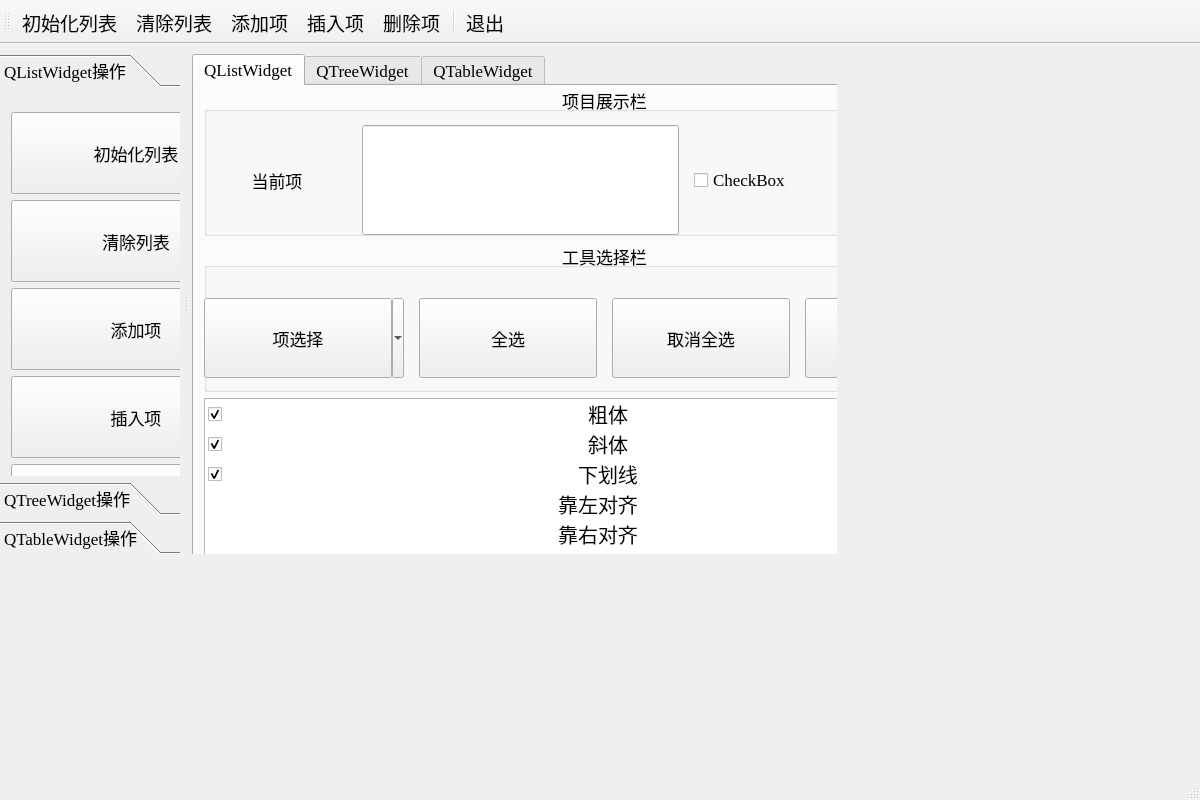
<?xml version="1.0" encoding="UTF-8"?>
<ui version="4.0">
 <class>QMyListWidget</class>
 <widget class="QMainWindow" name="QMyListWidget">
  <property name="geometry">
   <rect>
    <x>0</x>
    <y>0</y>
    <width>1200</width>
    <height>800</height>
   </rect>
  </property>
  <property name="minimumSize">
   <size>
    <width>1200</width>
    <height>800</height>
   </size>
  </property>
  <property name="windowTitle">
   <string>QMyListWidget</string>
  </property>
  <property name="toolButtonStyle">
   <enum>Qt::ToolButtonTextOnly</enum>
  </property>
  <widget class="QWidget" name="centralwidget">
   <widget class="QSplitter" name="splitter">
    <property name="geometry">
     <rect>
      <x>0</x>
      <y>10</y>
      <width>837</width>
      <height>500</height>
     </rect>
    </property>
    <property name="minimumSize">
     <size>
      <width>800</width>
      <height>493</height>
     </size>
    </property>
    <property name="orientation">
     <enum>Qt::Horizontal</enum>
    </property>
    <property name="handleWidth">
     <number>12</number>
    </property>
    <widget class="QToolBox" name="toolBox">
     <property name="minimumSize">
      <size>
       <width>180</width>
       <height>400</height>
      </size>
     </property>
     <property name="font">
      <font>
       <family>Times New Roman</family>
       <pointsize>13</pointsize>
      </font>
     </property>
     <property name="currentIndex">
      <number>0</number>
     </property>
     <widget class="QWidget" name="Qlistwidget">
      <property name="geometry">
       <rect>
        <x>0</x>
        <y>0</y>
        <width>180</width>
        <height>401</height>
       </rect>
      </property>
      <attribute name="icon">
       <iconset resource="QMyListWidget.qrc">
        <normaloff>:/images/images/122.bmp</normaloff>:/images/images/122.bmp</iconset>
      </attribute>
      <attribute name="label">
       <string>QListWidget操作</string>
      </attribute>
      <widget class="QWidget" name="layoutWidget">
       <property name="geometry">
        <rect>
         <x>11</x>
         <y>19</y>
         <width>260</width>
         <height>439</height>
        </rect>
       </property>
       <layout class="QVBoxLayout" name="verticalLayout">
        <property name="leftMargin">
         <number>0</number>
        </property>
        <property name="topMargin">
         <number>0</number>
        </property>
        <item>
         <widget class="QToolButton" name="btn_initial">
          <property name="minimumSize">
           <size>
            <width>250</width>
            <height>82</height>
           </size>
          </property>
          <property name="text">
           <string>初始化列表</string>
          </property>
          <property name="icon">
           <iconset resource="QMyListWidget.qrc">
            <normaloff>:/images/images/128.bmp</normaloff>:/images/images/128.bmp</iconset>
          </property>
          <property name="iconSize">
           <size>
            <width>30</width>
            <height>30</height>
           </size>
          </property>
          <property name="toolButtonStyle">
           <enum>Qt::ToolButtonTextBesideIcon</enum>
          </property>
         </widget>
        </item>
        <item>
         <widget class="QToolButton" name="btn_clear">
          <property name="minimumSize">
           <size>
            <width>250</width>
            <height>82</height>
           </size>
          </property>
          <property name="text">
           <string>清除列表</string>
          </property>
          <property name="icon">
           <iconset resource="QMyListWidget.qrc">
            <normaloff>:/images/images/131.bmp</normaloff>:/images/images/131.bmp</iconset>
          </property>
          <property name="iconSize">
           <size>
            <width>30</width>
            <height>30</height>
           </size>
          </property>
          <property name="toolButtonStyle">
           <enum>Qt::ToolButtonTextBesideIcon</enum>
          </property>
         </widget>
        </item>
        <item>
         <widget class="QToolButton" name="btn_additem">
          <property name="minimumSize">
           <size>
            <width>250</width>
            <height>82</height>
           </size>
          </property>
          <property name="text">
           <string>添加项</string>
          </property>
          <property name="icon">
           <iconset resource="QMyListWidget.qrc">
            <normaloff>:/images/images/316.bmp</normaloff>:/images/images/316.bmp</iconset>
          </property>
          <property name="iconSize">
           <size>
            <width>30</width>
            <height>30</height>
           </size>
          </property>
          <property name="toolButtonStyle">
           <enum>Qt::ToolButtonTextBesideIcon</enum>
          </property>
         </widget>
        </item>
        <item>
         <widget class="QToolButton" name="btn_insertitem">
          <property name="minimumSize">
           <size>
            <width>250</width>
            <height>82</height>
           </size>
          </property>
          <property name="text">
           <string>插入项</string>
          </property>
          <property name="icon">
           <iconset resource="QMyListWidget.qrc">
            <normaloff>:/images/images/101.bmp</normaloff>:/images/images/101.bmp</iconset>
          </property>
          <property name="iconSize">
           <size>
            <width>30</width>
            <height>30</height>
           </size>
          </property>
          <property name="toolButtonStyle">
           <enum>Qt::ToolButtonTextBesideIcon</enum>
          </property>
         </widget>
        </item>
        <item>
         <widget class="QToolButton" name="btn_deleteitem">
          <property name="minimumSize">
           <size>
            <width>250</width>
            <height>82</height>
           </size>
          </property>
          <property name="text">
           <string>删除项</string>
          </property>
          <property name="icon">
           <iconset resource="QMyListWidget.qrc">
            <normaloff>:/images/images/318.bmp</normaloff>:/images/images/318.bmp</iconset>
          </property>
          <property name="iconSize">
           <size>
            <width>30</width>
            <height>30</height>
           </size>
          </property>
          <property name="toolButtonStyle">
           <enum>Qt::ToolButtonTextBesideIcon</enum>
          </property>
         </widget>
        </item>
       </layout>
      </widget>
     </widget>
     <widget class="QWidget" name="Qtreewidget">
      <property name="geometry">
       <rect>
        <x>0</x>
        <y>0</y>
        <width>180</width>
        <height>401</height>
       </rect>
      </property>
      <attribute name="icon">
       <iconset resource="QMyListWidget.qrc">
        <normaloff>:/images/images/122.bmp</normaloff>:/images/images/122.bmp</iconset>
      </attribute>
      <attribute name="label">
       <string>QTreeWidget操作</string>
      </attribute>
     </widget>
     <widget class="QWidget" name="Qtablewifget">
      <property name="geometry">
       <rect>
        <x>0</x>
        <y>0</y>
        <width>180</width>
        <height>401</height>
       </rect>
      </property>
      <attribute name="icon">
       <iconset resource="QMyListWidget.qrc">
        <normaloff>:/images/images/122.bmp</normaloff>:/images/images/122.bmp</iconset>
      </attribute>
      <attribute name="label">
       <string>QTableWidget操作</string>
      </attribute>
     </widget>
    </widget>
    <widget class="QTabWidget" name="tabWidget">
     <property name="minimumSize">
      <size>
       <width>671</width>
       <height>514</height>
      </size>
     </property>
     <property name="font">
      <font>
       <family>Times New Roman</family>
       <pointsize>13</pointsize>
      </font>
     </property>
     <property name="currentIndex">
      <number>0</number>
     </property>
     <widget class="QWidget" name="Qlistwidget">
      <attribute name="icon">
       <iconset resource="QMyListWidget.qrc">
        <normaloff>:/images/images/29.ico</normaloff>:/images/images/29.ico</iconset>
      </attribute>
      <attribute name="title">
       <string>QListWidget</string>
      </attribute>
      <widget class="QWidget" name="layoutWidget">
       <property name="geometry">
        <rect>
         <x>10</x>
         <y>0</y>
         <width>802</width>
         <height>589</height>
        </rect>
       </property>
       <layout class="QVBoxLayout" name="verticalLayout_2">
        <item>
         <widget class="QGroupBox" name="itemshow">
          <property name="minimumSize">
           <size>
            <width>560</width>
            <height>150</height>
           </size>
          </property>
          <property name="title">
           <string>项目展示栏</string>
          </property>
          <property name="alignment">
           <set>Qt::AlignCenter</set>
          </property>
          <widget class="QWidget" name="layoutWidget">
           <property name="geometry">
            <rect>
             <x>0</x>
             <y>30</y>
             <width>631</width>
             <height>132</height>
            </rect>
           </property>
           <layout class="QHBoxLayout" name="horizontalLayout">
            <property name="spacing">
             <number>15</number>
            </property>
            <property name="sizeConstraint">
             <enum>QLayout::SetFixedSize</enum>
            </property>
            <property name="leftMargin">
             <number>3</number>
            </property>
            <property name="topMargin">
             <number>9</number>
            </property>
            <property name="rightMargin">
             <number>0</number>
            </property>
            <property name="bottomMargin">
             <number>10</number>
            </property>
            <item>
             <widget class="QLabel" name="label">
              <property name="minimumSize">
               <size>
                <width>140</width>
                <height>70</height>
               </size>
              </property>
              <property name="text">
               <string>当前项</string>
              </property>
              <property name="alignment">
               <set>Qt::AlignCenter</set>
              </property>
             </widget>
            </item>
            <item>
             <widget class="QLineEdit" name="lineEdit">
              <property name="minimumSize">
               <size>
                <width>317</width>
                <height>110</height>
               </size>
              </property>
              <property name="alignment">
               <set>Qt::AlignCenter</set>
              </property>
             </widget>
            </item>
            <item>
             <widget class="QCheckBox" name="checkBox">
              <property name="minimumSize">
               <size>
                <width>140</width>
                <height>70</height>
               </size>
              </property>
              <property name="text">
               <string>CheckBox</string>
              </property>
              <property name="icon">
               <iconset resource="QMyListWidget.qrc">
                <normaloff>:/images/images/322.bmp</normaloff>:/images/images/322.bmp</iconset>
              </property>
              <property name="iconSize">
               <size>
                <width>16</width>
                <height>16</height>
               </size>
              </property>
             </widget>
            </item>
           </layout>
          </widget>
         </widget>
        </item>
        <item>
         <widget class="QGroupBox" name="toolshow">
          <property name="minimumSize">
           <size>
            <width>560</width>
            <height>150</height>
           </size>
          </property>
          <property name="title">
           <string>工具选择栏</string>
          </property>
          <property name="alignment">
           <set>Qt::AlignCenter</set>
          </property>
          <widget class="QWidget" name="layoutWidget">
           <property name="geometry">
            <rect>
             <x>0</x>
             <y>30</y>
             <width>781</width>
             <height>108</height>
            </rect>
           </property>
           <layout class="QHBoxLayout" name="horizontalLayout_2">
            <property name="spacing">
             <number>15</number>
            </property>
            <property name="leftMargin">
             <number>0</number>
            </property>
            <property name="topMargin">
             <number>25</number>
            </property>
            <item>
             <widget class="QToolButton" name="btn_selectitem">
              <property name="minimumSize">
               <size>
                <width>200</width>
                <height>80</height>
               </size>
              </property>
              <property name="text">
               <string>项选择</string>
              </property>
              <property name="icon">
               <iconset resource="QMyListWidget.qrc">
                <normaloff>:/images/images/130.bmp</normaloff>:/images/images/130.bmp</iconset>
              </property>
              <property name="iconSize">
               <size>
                <width>30</width>
                <height>30</height>
               </size>
              </property>
              <property name="popupMode">
               <enum>QToolButton::MenuButtonPopup</enum>
              </property>
              <property name="toolButtonStyle">
               <enum>Qt::ToolButtonTextBesideIcon</enum>
              </property>
             </widget>
            </item>
            <item>
             <widget class="QToolButton" name="btn_selectall">
              <property name="minimumSize">
               <size>
                <width>178</width>
                <height>80</height>
               </size>
              </property>
              <property name="text">
               <string>全选</string>
              </property>
              <property name="icon">
               <iconset resource="QMyListWidget.qrc">
                <normaloff>:/images/images/412.bmp</normaloff>:/images/images/412.bmp</iconset>
              </property>
              <property name="iconSize">
               <size>
                <width>30</width>
                <height>30</height>
               </size>
              </property>
              <property name="toolButtonStyle">
               <enum>Qt::ToolButtonTextBesideIcon</enum>
              </property>
             </widget>
            </item>
            <item>
             <widget class="QToolButton" name="btn_selectitem_2">
              <property name="minimumSize">
               <size>
                <width>178</width>
                <height>80</height>
               </size>
              </property>
              <property name="text">
               <string>取消全选</string>
              </property>
              <property name="icon">
               <iconset resource="QMyListWidget.qrc">
                <normaloff>:/images/images/413.bmp</normaloff>:/images/images/413.bmp</iconset>
              </property>
              <property name="iconSize">
               <size>
                <width>30</width>
                <height>30</height>
               </size>
              </property>
              <property name="toolButtonStyle">
               <enum>Qt::ToolButtonTextBesideIcon</enum>
              </property>
             </widget>
            </item>
            <item>
             <widget class="QToolButton" name="btn_selectitem_3">
              <property name="minimumSize">
               <size>
                <width>178</width>
                <height>80</height>
               </size>
              </property>
              <property name="text">
               <string>反选</string>
              </property>
              <property name="icon">
               <iconset resource="QMyListWidget.qrc">
                <normaloff>:/images/images/326.bmp</normaloff>:/images/images/326.bmp</iconset>
              </property>
              <property name="iconSize">
               <size>
                <width>30</width>
                <height>30</height>
               </size>
              </property>
              <property name="toolButtonStyle">
               <enum>Qt::ToolButtonTextBesideIcon</enum>
              </property>
             </widget>
            </item>
           </layout>
          </widget>
         </widget>
        </item>
        <item>
         <widget class="QListWidget" name="listWidget">
          <property name="minimumSize">
           <size>
            <width>560</width>
            <height>275</height>
           </size>
          </property>
          <item>
           <property name="text">
            <string>粗体</string>
           </property>
           <property name="font">
            <font>
             <family>Times New Roman</family>
             <pointsize>15</pointsize>
            </font>
           </property>
           <property name="textAlignment">
            <set>AlignCenter</set>
           </property>
           <property name="background">
            <brush brushstyle="NoBrush">
             <color alpha="255">
              <red>0</red>
              <green>0</green>
              <blue>0</blue>
             </color>
            </brush>
           </property>
           <property name="foreground">
            <brush brushstyle="NoBrush">
             <color alpha="255">
              <red>0</red>
              <green>0</green>
              <blue>0</blue>
             </color>
            </brush>
           </property>
           <property name="checkState">
            <enum>Checked</enum>
           </property>
           <property name="icon">
            <iconset resource="QMyListWidget.qrc">
             <normaloff>:/images/images/BLD.BMP</normaloff>:/images/images/BLD.BMP</iconset>
           </property>
           <property name="flags">
            <set>ItemIsSelectable|ItemIsEditable|ItemIsDragEnabled|ItemIsUserCheckable|ItemIsEnabled</set>
           </property>
          </item>
          <item>
           <property name="text">
            <string>斜体</string>
           </property>
           <property name="font">
            <font>
             <family>Times New Roman</family>
             <pointsize>15</pointsize>
             <italic>false</italic>
            </font>
           </property>
           <property name="textAlignment">
            <set>AlignCenter</set>
           </property>
           <property name="checkState">
            <enum>Checked</enum>
           </property>
           <property name="icon">
            <iconset resource="QMyListWidget.qrc">
             <normaloff>:/images/images/502.bmp</normaloff>:/images/images/502.bmp</iconset>
           </property>
           <property name="flags">
            <set>ItemIsSelectable|ItemIsEditable|ItemIsDragEnabled|ItemIsUserCheckable|ItemIsEnabled</set>
           </property>
          </item>
          <item>
           <property name="text">
            <string>下划线</string>
           </property>
           <property name="font">
            <font>
             <family>Times New Roman</family>
             <pointsize>15</pointsize>
            </font>
           </property>
           <property name="textAlignment">
            <set>AlignCenter</set>
           </property>
           <property name="checkState">
            <enum>Checked</enum>
           </property>
           <property name="icon">
            <iconset resource="QMyListWidget.qrc">
             <normaloff>:/images/images/504.bmp</normaloff>:/images/images/504.bmp</iconset>
           </property>
           <property name="flags">
            <set>ItemIsSelectable|ItemIsEditable|ItemIsDragEnabled|ItemIsUserCheckable|ItemIsEnabled</set>
           </property>
          </item>
          <item>
           <property name="text">
            <string>靠左对齐</string>
           </property>
           <property name="font">
            <font>
             <family>Times New Roman</family>
             <pointsize>15</pointsize>
            </font>
           </property>
           <property name="textAlignment">
            <set>AlignCenter</set>
           </property>
           <property name="checkState">
            <enum>Unchecked</enum>
           </property>
           <property name="icon">
            <iconset resource="QMyListWidget.qrc">
             <normaloff>:/images/images/508.bmp</normaloff>:/images/images/508.bmp</iconset>
           </property>
           <property name="flags">
            <set>ItemIsSelectable|ItemIsEditable|ItemIsDragEnabled|ItemIsUserCheckable|ItemIsEnabled</set>
           </property>
          </item>
          <item>
           <property name="text">
            <string>靠右对齐</string>
           </property>
           <property name="font">
            <font>
             <family>Times New Roman</family>
             <pointsize>15</pointsize>
            </font>
           </property>
           <property name="textAlignment">
            <set>AlignCenter</set>
           </property>
           <property name="checkState">
            <enum>Unchecked</enum>
           </property>
           <property name="icon">
            <iconset resource="QMyListWidget.qrc">
             <normaloff>:/images/images/512.bmp</normaloff>:/images/images/512.bmp</iconset>
           </property>
           <property name="flags">
            <set>ItemIsSelectable|ItemIsEditable|ItemIsDragEnabled|ItemIsUserCheckable|ItemIsEnabled</set>
           </property>
          </item>
          <item>
           <property name="text">
            <string>居中对齐</string>
           </property>
           <property name="font">
            <font>
             <family>Times New Roman</family>
             <pointsize>15</pointsize>
            </font>
           </property>
           <property name="textAlignment">
            <set>AlignCenter</set>
           </property>
           <property name="checkState">
            <enum>Checked</enum>
           </property>
           <property name="icon">
            <iconset resource="QMyListWidget.qrc">
             <normaloff>:/images/images/510.bmp</normaloff>:/images/images/510.bmp</iconset>
           </property>
           <property name="flags">
            <set>ItemIsSelectable|ItemIsEditable|ItemIsDragEnabled|ItemIsUserCheckable|ItemIsEnabled</set>
           </property>
          </item>
          <item>
           <property name="text">
            <string>左移</string>
           </property>
           <property name="font">
            <font>
             <family>Times New Roman</family>
             <pointsize>15</pointsize>
            </font>
           </property>
           <property name="textAlignment">
            <set>AlignCenter</set>
           </property>
           <property name="checkState">
            <enum>Unchecked</enum>
           </property>
           <property name="icon">
            <iconset resource="QMyListWidget.qrc">
             <normaloff>:/images/images/310.bmp</normaloff>:/images/images/310.bmp</iconset>
           </property>
           <property name="flags">
            <set>ItemIsSelectable|ItemIsEditable|ItemIsDragEnabled|ItemIsUserCheckable|ItemIsEnabled</set>
           </property>
          </item>
          <item>
           <property name="text">
            <string>右移</string>
           </property>
           <property name="font">
            <font>
             <family>Times New Roman</family>
             <pointsize>15</pointsize>
             <kerning>true</kerning>
            </font>
           </property>
           <property name="textAlignment">
            <set>AlignCenter</set>
           </property>
           <property name="checkState">
            <enum>Unchecked</enum>
           </property>
           <property name="icon">
            <iconset resource="QMyListWidget.qrc">
             <normaloff>:/images/images/312.bmp</normaloff>:/images/images/312.bmp</iconset>
           </property>
           <property name="flags">
            <set>ItemIsSelectable|ItemIsEditable|ItemIsDragEnabled|ItemIsUserCheckable|ItemIsEnabled</set>
           </property>
          </item>
          <item>
           <property name="text">
            <string>问号</string>
           </property>
           <property name="font">
            <font>
             <family>Times New Roman</family>
             <pointsize>15</pointsize>
            </font>
           </property>
           <property name="textAlignment">
            <set>AlignCenter</set>
           </property>
           <property name="checkState">
            <enum>Unchecked</enum>
           </property>
           <property name="icon">
            <iconset resource="QMyListWidget.qrc">
             <normaloff>:/images/images/328.bmp</normaloff>:/images/images/328.bmp</iconset>
           </property>
           <property name="flags">
            <set>ItemIsSelectable|ItemIsEditable|ItemIsDragEnabled|ItemIsUserCheckable|ItemIsEnabled</set>
           </property>
          </item>
          <item>
           <property name="text">
            <string>放大</string>
           </property>
           <property name="font">
            <font>
             <family>Times New Roman</family>
             <pointsize>15</pointsize>
            </font>
           </property>
           <property name="textAlignment">
            <set>AlignCenter</set>
           </property>
           <property name="checkState">
            <enum>Unchecked</enum>
           </property>
           <property name="icon">
            <iconset resource="QMyListWidget.qrc">
             <normaloff>:/images/images/418.bmp</normaloff>:/images/images/418.bmp</iconset>
           </property>
           <property name="flags">
            <set>ItemIsSelectable|ItemIsEditable|ItemIsDragEnabled|ItemIsUserCheckable|ItemIsEnabled</set>
           </property>
          </item>
          <item>
           <property name="text">
            <string>退出</string>
           </property>
           <property name="font">
            <font>
             <family>Times New Roman</family>
             <pointsize>15</pointsize>
            </font>
           </property>
           <property name="textAlignment">
            <set>AlignCenter</set>
           </property>
           <property name="checkState">
            <enum>Unchecked</enum>
           </property>
           <property name="icon">
            <iconset resource="QMyListWidget.qrc">
             <normaloff>:/images/images/324.bmp</normaloff>:/images/images/324.bmp</iconset>
           </property>
           <property name="flags">
            <set>ItemIsSelectable|ItemIsEditable|ItemIsDragEnabled|ItemIsUserCheckable|ItemIsEnabled</set>
           </property>
          </item>
         </widget>
        </item>
       </layout>
      </widget>
     </widget>
     <widget class="QWidget" name="Qtreewidget">
      <attribute name="icon">
       <iconset resource="QMyListWidget.qrc">
        <normaloff>:/images/images/29.ico</normaloff>:/images/images/29.ico</iconset>
      </attribute>
      <attribute name="title">
       <string>QTreeWidget</string>
      </attribute>
     </widget>
     <widget class="QWidget" name="Qtablewidget">
      <attribute name="icon">
       <iconset resource="QMyListWidget.qrc">
        <normaloff>:/images/images/29.ico</normaloff>:/images/images/29.ico</iconset>
      </attribute>
      <attribute name="title">
       <string>QTableWidget</string>
      </attribute>
     </widget>
    </widget>
   </widget>
  </widget>
  <widget class="QMenuBar" name="menubar">
   <property name="geometry">
    <rect>
     <x>0</x>
     <y>0</y>
     <width>1200</width>
     <height>21</height>
    </rect>
   </property>
  </widget>
  <widget class="QStatusBar" name="statusbar"/>
  <widget class="QToolBar" name="toolBar">
   <property name="minimumSize">
    <size>
     <width>0</width>
     <height>0</height>
    </size>
   </property>
   <property name="font">
    <font>
     <family>Times New Roman</family>
     <pointsize>14</pointsize>
    </font>
   </property>
   <property name="windowTitle">
    <string>toolBar</string>
   </property>
   <property name="toolButtonStyle">
    <enum>Qt::ToolButtonTextUnderIcon</enum>
   </property>
   <attribute name="toolBarArea">
    <enum>TopToolBarArea</enum>
   </attribute>
   <attribute name="toolBarBreak">
    <bool>false</bool>
   </attribute>
   <addaction name="action_initial"/>
   <addaction name="action_clear"/>
   <addaction name="action_additem"/>
   <addaction name="action_insertitem"/>
   <addaction name="action_deleteitem"/>
   <addaction name="separator"/>
   <addaction name="action_exit"/>
  </widget>
  <action name="action_initial">
   <property name="icon">
    <iconset resource="QMyListWidget.qrc">
     <normaloff>:/images/images/128.bmp</normaloff>:/images/images/128.bmp</iconset>
   </property>
   <property name="text">
    <string>初始化列表</string>
   </property>
   <property name="toolTip">
    <string>初始化列表</string>
   </property>
   <property name="shortcut">
    <string>Ctrl+I</string>
   </property>
  </action>
  <action name="action_clear">
   <property name="enabled">
    <bool>true</bool>
   </property>
   <property name="icon">
    <iconset resource="QMyListWidget.qrc">
     <normaloff>:/images/images/131.bmp</normaloff>:/images/images/131.bmp</iconset>
   </property>
   <property name="text">
    <string>清除列表</string>
   </property>
   <property name="toolTip">
    <string>清除列表</string>
   </property>
   <property name="shortcut">
    <string>Ctrl+Alt+C</string>
   </property>
  </action>
  <action name="action_additem">
   <property name="icon">
    <iconset resource="QMyListWidget.qrc">
     <normaloff>:/images/images/316.bmp</normaloff>:/images/images/316.bmp</iconset>
   </property>
   <property name="text">
    <string>添加项</string>
   </property>
   <property name="toolTip">
    <string>添加项</string>
   </property>
   <property name="shortcut">
    <string>Ctrl+Alt+Q</string>
   </property>
  </action>
  <action name="action_insertitem">
   <property name="icon">
    <iconset resource="QMyListWidget.qrc">
     <normaloff>:/images/images/101.bmp</normaloff>:/images/images/101.bmp</iconset>
   </property>
   <property name="text">
    <string>插入项</string>
   </property>
   <property name="toolTip">
    <string>插入项</string>
   </property>
   <property name="shortcut">
    <string>Ctrl+Alt+U</string>
   </property>
  </action>
  <action name="action_deleteitem">
   <property name="icon">
    <iconset resource="QMyListWidget.qrc">
     <normaloff>:/images/images/318.bmp</normaloff>:/images/images/318.bmp</iconset>
   </property>
   <property name="text">
    <string>删除项</string>
   </property>
   <property name="toolTip">
    <string>删除当前项</string>
   </property>
   <property name="shortcut">
    <string>Ctrl+Alt+E</string>
   </property>
  </action>
  <action name="action_selectitem">
   <property name="icon">
    <iconset resource="QMyListWidget.qrc">
     <normaloff>:/images/images/124.bmp</normaloff>:/images/images/124.bmp</iconset>
   </property>
   <property name="text">
    <string>项选择</string>
   </property>
   <property name="toolTip">
    <string>项目选择</string>
   </property>
   <property name="shortcut">
    <string>Ctrl+Alt+X</string>
   </property>
   <property name="visible">
    <bool>true</bool>
   </property>
   <property name="menuRole">
    <enum>QAction::TextHeuristicRole</enum>
   </property>
   <property name="iconVisibleInMenu">
    <bool>true</bool>
   </property>
  </action>
  <action name="action_exit">
   <property name="icon">
    <iconset resource="QMyListWidget.qrc">
     <normaloff>:/images/images/324.bmp</normaloff>:/images/images/324.bmp</iconset>
   </property>
   <property name="text">
    <string>退出</string>
   </property>
   <property name="toolTip">
    <string>退出窗口</string>
   </property>
   <property name="shortcut">
    <string>Ctrl+Q</string>
   </property>
  </action>
  <action name="action_selectall">
   <property name="icon">
    <iconset resource="QMyListWidget.qrc">
     <normaloff>:/images/images/406.bmp</normaloff>:/images/images/406.bmp</iconset>
   </property>
   <property name="text">
    <string>全选</string>
   </property>
   <property name="toolTip">
    <string>全部选中</string>
   </property>
   <property name="shortcut">
    <string>Ctrl+Alt+M</string>
   </property>
  </action>
  <action name="action_quitselectall">
   <property name="checkable">
    <bool>false</bool>
   </property>
   <property name="icon">
    <iconset resource="QMyListWidget.qrc">
     <normaloff>:/images/images/407.bmp</normaloff>:/images/images/407.bmp</iconset>
   </property>
   <property name="text">
    <string>取消全选</string>
   </property>
   <property name="toolTip">
    <string>取消全选</string>
   </property>
   <property name="shortcut">
    <string>Ctrl+Alt+B</string>
   </property>
  </action>
  <action name="action_selectinverse">
   <property name="checkable">
    <bool>false</bool>
   </property>
   <property name="icon">
    <iconset resource="QMyListWidget.qrc">
     <normaloff>:/images/images/326.bmp</normaloff>:/images/images/326.bmp</iconset>
   </property>
   <property name="text">
    <string>反选</string>
   </property>
   <property name="toolTip">
    <string>反选</string>
   </property>
   <property name="shortcut">
    <string>Ctrl+Alt+G</string>
   </property>
  </action>
 </widget>
 <resources>
  <include location="QMyListWidget.qrc"/>
 </resources>
 <connections>
  <connection>
   <sender>action_exit</sender>
   <signal>triggered()</signal>
   <receiver>QMyListWidget</receiver>
   <slot>close()</slot>
   <hints>
    <hint type="sourcelabel">
     <x>-1</x>
     <y>-1</y>
    </hint>
    <hint type="destinationlabel">
     <x>599</x>
     <y>399</y>
    </hint>
   </hints>
  </connection>
  <connection>
   <sender>action_selectitem</sender>
   <signal>triggered()</signal>
   <receiver>action_selectinverse</receiver>
   <slot>trigger()</slot>
   <hints>
    <hint type="sourcelabel">
     <x>-1</x>
     <y>-1</y>
    </hint>
    <hint type="destinationlabel">
     <x>-1</x>
     <y>-1</y>
    </hint>
   </hints>
  </connection>
 </connections>
</ui>
